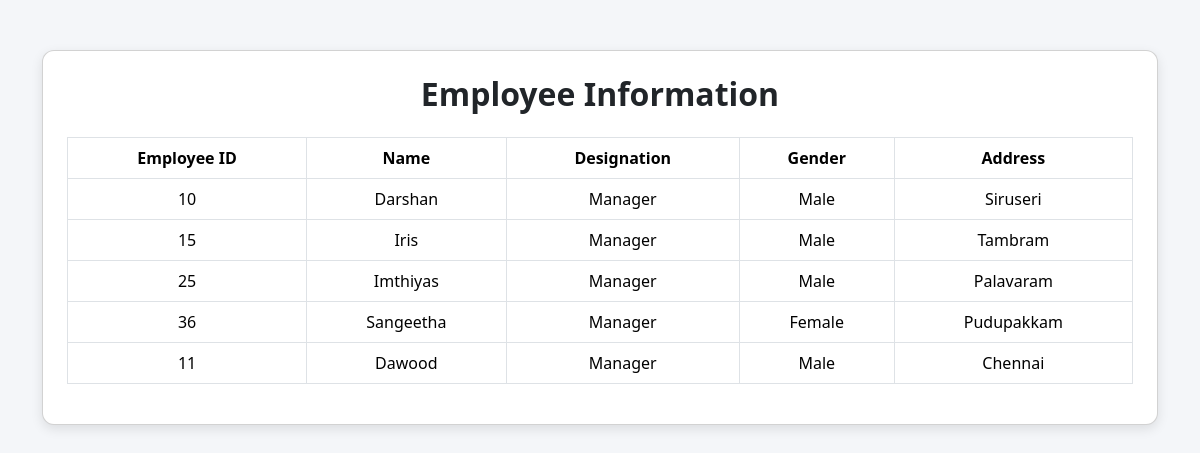
The page /crudApp/Employee/ on the database its author committed.
### crudApp/models.py (models this page shows, shortened)
class StudentModel(models.Model):
    EmployeeId = models.IntegerField()
    EmployeeName = models.CharField(max_length=200)
    Designation = models.CharField(max_length=150)
    gender = models.CharField(max_length=100)
    Address = models.CharField(max_length=200)

### crudApp/views.py (the view)
# urls.py: path("Employee/", views.employee_list, name='employee_data'),
def employee_list(request):
    employees = StudentModel.objects.filter(Designation="Manager")
    return render(request, "crudApp/employee_list.html", {"employees": employees})

### templates/crudApp/Employee_list.html (shortened to what this page needs)
<!DOCTYPE html>
<html>
<head>
    <link href="https://cdn.jsdelivr.net/npm/bootstrap@5.3.2/dist/css/bootstrap.min.css" rel="stylesheet">
</head>
<body>
<div class="container">
    <div class="card p-4">
        <h2 class="text-center mb-4">Employee Information</h2>
        <table class="table table-bordered table-hover text-center">
            <thead>
                <tr>
                    <th>Employee ID</th>
                    <th>Name</th>
                    <th>Designation</th>
                    <th>Gender</th>
                    <th>Address</th>
                </tr>
            </thead>
            <tbody>
                {% for emp in employees %}
                <tr>
                    <td>{{ emp.EmployeeId }}</td>
                    <td>{{ emp.EmployeeName }}</td>
                    <td>
                        {% if emp.Designation %}
                            {{ emp.Designation }}
                        {% else %}
                            <span class="text-danger">Not Assigned</span>
                        {% endif %}
                    </td>
                    <td>{{ emp.gender }}</td>
                    <td>{{ emp.Address }}</td>
                </tr>
                {% empty %}
                <tr>
                    <td colspan="5">No Records Found</td>
                </tr>
                {% endfor %}
            </tbody>
        </table>
    </div>
</div>
</body>
</html>

### templates/crudApp/Employee_list.html (style rules this page uses)
body { background-color: #f4f6f9; }
.card { margin-top: 50px; border-radius: 12px; box-shadow: 0 4px 12px rgba(0,0,0,0.1); }
.table thead { background-color: #343a40; color: white; }
h2 { font-weight: 600; }

### rows shown on the page
StudentModel: EmployeeId "10", EmployeeName "Darshan", Designation "Manager", gender "Male", Address "Siruseri"
StudentModel: EmployeeId "15", EmployeeName "Iris", Designation "Manager", gender "Male", Address "Tambram"
StudentModel: EmployeeId "25", EmployeeName "Imthiyas", Designation "Manager", gender "Male", Address "Palavaram"
StudentModel: EmployeeId "36", EmployeeName "Sangeetha", Designation "Manager", gender "Female", Address "Pudupakkam"
StudentModel: EmployeeId "11", EmployeeName "Dawood", Designation "Manager", gender "Male", Address "Chennai"
